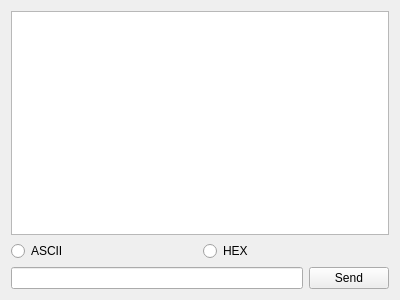
<?xml version="1.0" encoding="UTF-8"?>
<ui version="4.0">
 <class>DriverDebugUART</class>
 <widget class="QWidget" name="DriverDebugUART">
  <property name="geometry">
   <rect>
    <x>0</x>
    <y>0</y>
    <width>400</width>
    <height>300</height>
   </rect>
  </property>
  <property name="windowTitle">
   <string>UART Debug Driver</string>
  </property>
  <layout class="QVBoxLayout" name="verticalLayout">
   <item>
    <widget class="QPlainTextEdit" name="plainTextEdit"/>
   </item>
   <item>
    <layout class="QHBoxLayout" name="horizontalLayout_2">
     <item>
      <widget class="QRadioButton" name="radioButton">
       <property name="text">
        <string>ASCII</string>
       </property>
      </widget>
     </item>
     <item>
      <widget class="QRadioButton" name="radioButton_2">
       <property name="text">
        <string>HEX</string>
       </property>
      </widget>
     </item>
    </layout>
   </item>
   <item>
    <layout class="QHBoxLayout" name="horizontalLayout">
     <item>
      <widget class="QLineEdit" name="lineEdit"/>
     </item>
     <item>
      <widget class="QPushButton" name="pushButton">
       <property name="text">
        <string>Send</string>
       </property>
      </widget>
     </item>
    </layout>
   </item>
  </layout>
 </widget>
 <resources/>
 <connections/>
</ui>
